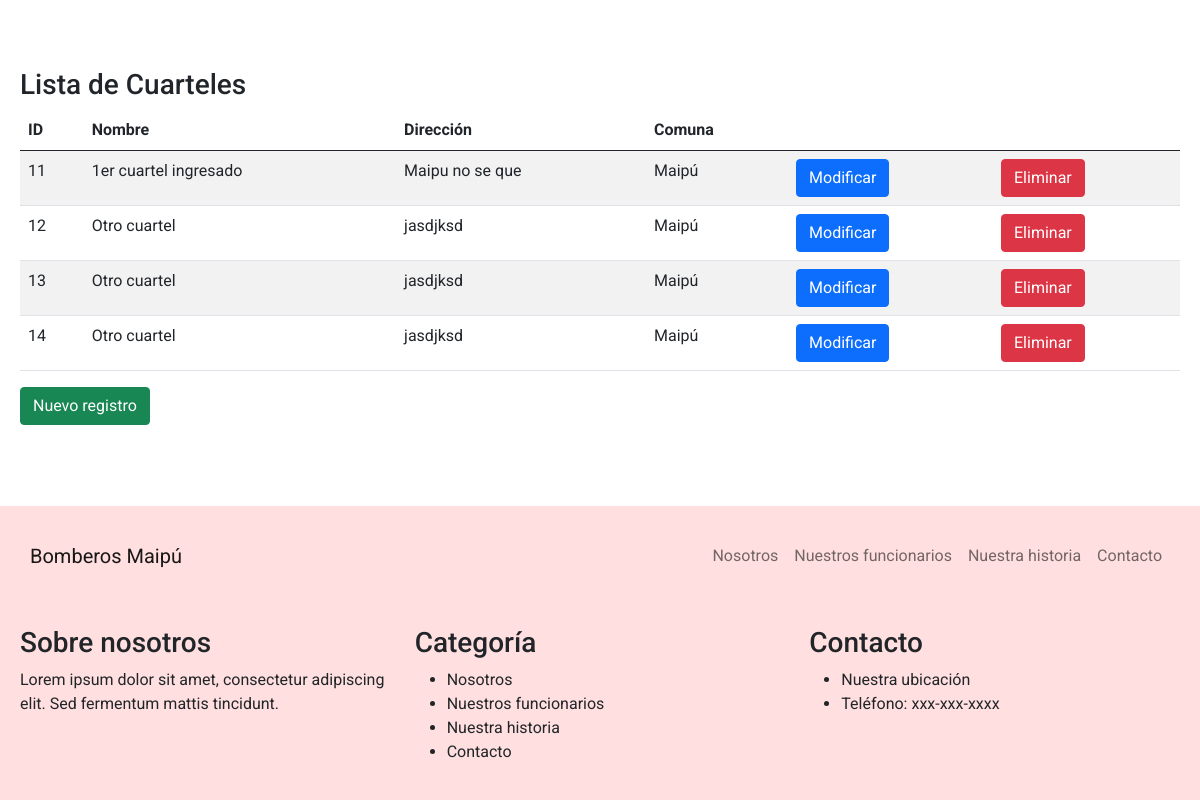
/lista_cuarteles, run on an earlier commit of the app's database.
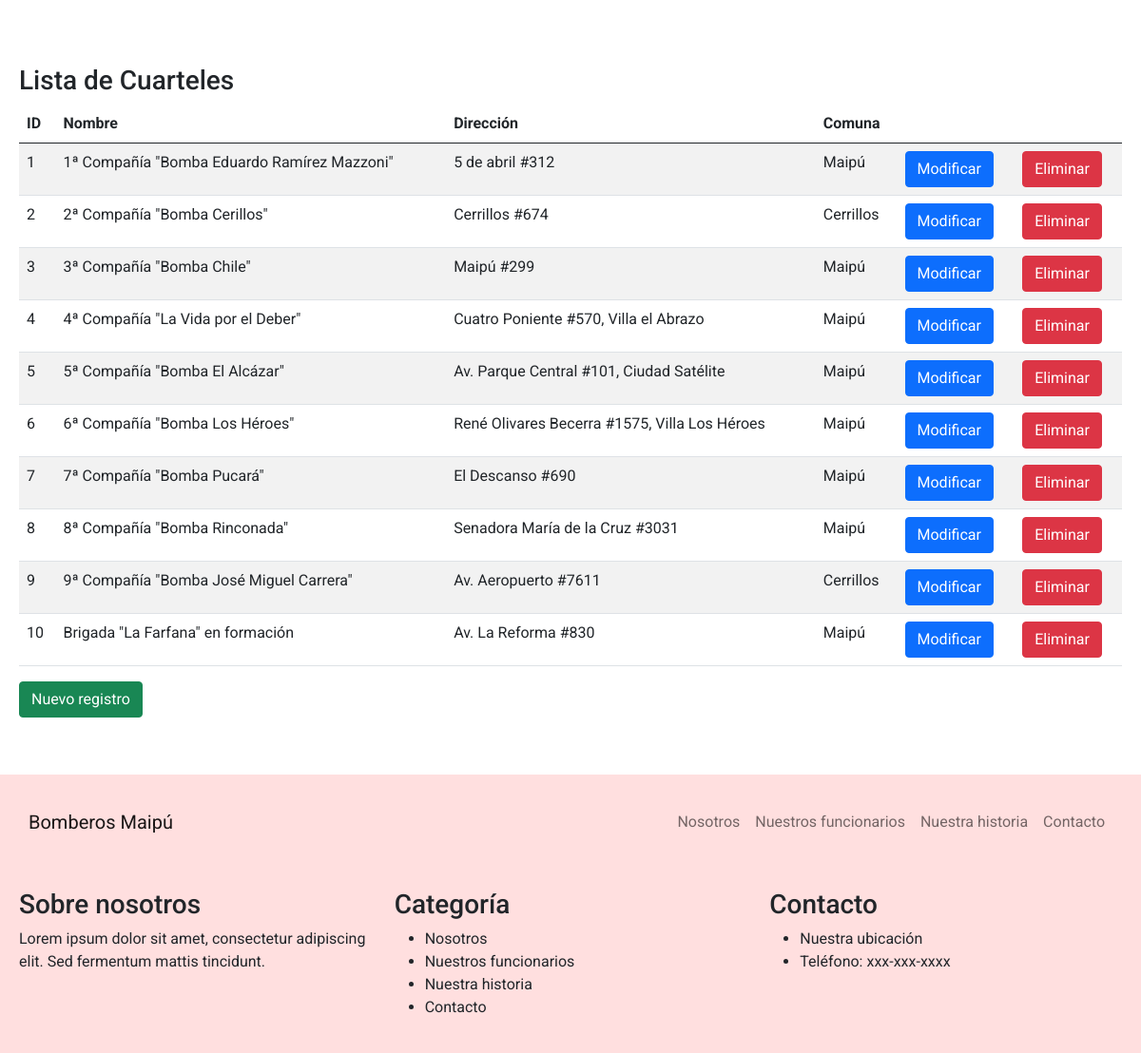
And on a later commit of the database.
### bomberos/models.py (models this page shows, shortened)
class Cuartel(models.Model):
    idCuartel = models.AutoField(primary_key=True, verbose_name='ID')
    nombre = models.CharField(max_length=100, verbose_name='Nombre cuartel')
    direccion = models.CharField(max_length=100, null=True, blank=True, verbose_name='Direccion')
    comuna = models.ForeignKey(Comuna, on_delete=models.CASCADE)

class Comuna(models.Model):
    idComuna = models.AutoField(primary_key=True, verbose_name='Id comuna')
    nombre = models.CharField(max_length=50, verbose_name='Nombre comuna')
    def __str__(self):
        return self.nombre

### bomberos/views.py (the view)
# urls.py: path('lista_cuarteles',lista_cuarteles,name="lista_cuarteles"),
def lista_cuarteles(request):
    cuarteles = Cuartel.objects.all();
    for cuartel in cuarteles:
        cuartel.comuna_nombre = cuartel.comuna.nombre
    return render(request, 'lista_cuarteles.html', {'cuarteles' : cuarteles})

### bomberos/templates/lista_cuarteles.html (shortened to what this page needs)
<!DOCTYPE html>
<html lang="es">
<head>
  <link rel="stylesheet" href="https://cdnjs.cloudflare.com/ajax/libs/bootstrap/5.0.2/css/bootstrap.min.css">
  <link rel="stylesheet" href="../static/css/style.css">
</head>
<body>
  <nav class="navbar navbar-expand-lg navbar-light bg-light">
    <div class="container">
      <a class="navbar-brand" href="#">Bomberos Maipú</a>
      <div class="collapse navbar-collapse" id="navbarNav">
        <ul class="navbar-nav ms-auto">
          <li class="nav-item">
            <a class="nav-link" href="#nosotros">Nosotros</a>
          </li>
          <li class="nav-item">
            <a class="nav-link" href="#funcionarios">Nuestros funcionarios</a>
          </li>
          <li class="nav-item">
            <a class="nav-link" href="#historia">Nuestra historia</a>
          </li>
          <li class="nav-item">
            <a class="nav-link" href="#contacto">Contacto</a>
          </li>
        </ul>
      </div>
    </div>
  </nav>
  <div class="container mt-5">
    <h3>Lista de Cuarteles</h3>
    <table class="table table-striped">
        <thead>
            <tr>
                <th>ID</th>
                <th>Nombre</th>
                <th>Dirección</th>
                <th>Comuna</th>
                <th></th>
                <th></th>
            </tr>
        </thead>
        <tbody>
            {% for cuartel in cuarteles %}
            <tr>
                <td>{{ cuartel.idCuartel }}</td>
                <td>{{ cuartel.nombre }}</td>
                <td>{{ cuartel.direccion }}</td>
                <td>{{ cuartel.comuna }}</td>
                <td><a href="{% url 'form_mod_cuartel' cuartel.idCuartel %}" class="btn btn-primary">Modificar</a></td>
                <td><a href="{% url 'form_del_cuartel' cuartel.idCuartel %}" class="btn btn-danger">Eliminar</a></td>
            </tr>
            {% endfor %}
        </tbody>
    </table>
    <a href="#" class="btn btn-success">Nuevo registro</a>
    <p>&nbsp;</p>
</div>
  <footer class="bg-light">
    <div class="container">
      <div class="row">
        <div class="col-md-4">
          <h3>Sobre nosotros</h3>
          <p>Lorem ipsum dolor sit amet, consectetur adipiscing elit. Sed fermentum mattis tincidunt.</p>
        </div>
        <div class="col-md-4">
          <h3>Categoría</h3>
          <ul>
            <li>Nosotros</li>
            <li>Nuestros funcionarios</li>
            <li>Nuestra historia</li>
            <li>Contacto</li>
          </ul>
        </div>
        <div class="col-md-4">
          <h3>Contacto</h3>
          <ul>
            <li>Nuestra ubicación</li>
            <li>Teléfono: xxx-xxx-xxxx</li>
          </ul>
        </div>
      </div>
    </div>
  </footer>
</body>
</html>

What changed in the data, as far as the page shows it:
removed Cuartel: idCuartel "11", nombre "1er cuartel ingresado", direccion "Maipu no se que", comuna "Maipú"
removed Cuartel: idCuartel "12", nombre "Otro cuartel", direccion "jasdjksd", comuna "Maipú"
removed Cuartel: idCuartel "13", nombre "Otro cuartel", direccion "jasdjksd", comuna "Maipú"
removed Cuartel: idCuartel "14", nombre "Otro cuartel", direccion "jasdjksd", comuna "Maipú"
added Cuartel: idCuartel "1", nombre "1ª Compañía \"Bomba Eduardo Ramírez Mazzoni\"", direccion "5 de abril #312", comuna "Maipú"
added Cuartel: idCuartel "2", nombre "2ª Compañía \"Bomba Cerillos\"", direccion "Cerrillos #674", comuna "Cerrillos"
added Cuartel: idCuartel "3", nombre "3ª Compañía \"Bomba Chile\"", direccion "Maipú #299", comuna "Maipú"
added Cuartel: idCuartel "4", nombre "4ª Compañía \"La Vida por el Deber\"", direccion "Cuatro Poniente #570, Villa el Abrazo", comuna "Maipú"
added Cuartel: idCuartel "5", nombre "5ª Compañía \"Bomba El Alcázar\"", direccion "Av. Parque Central #101, Ciudad Satélite", comuna "Maipú"
added Cuartel: idCuartel "6", nombre "6ª Compañía \"Bomba Los Héroes\"", direccion "René Olivares Becerra #1575, Villa Los Héroes", comuna "Maipú"
added Cuartel: idCuartel "7", nombre "7ª Compañía \"Bomba Pucará\"", direccion "El Descanso #690", comuna "Maipú"
added Cuartel: idCuartel "8", nombre "8ª Compañía \"Bomba Rinconada\"", direccion "Senadora María de la Cruz #3031", comuna "Maipú"
added Cuartel: idCuartel "9", nombre "9ª Compañía \"Bomba José Miguel Carrera\"", direccion "Av. Aeropuerto #7611", comuna "Cerrillos"
added Cuartel: idCuartel "10", nombre "Brigada \"La Farfana\" en formación", direccion "Av. La Reforma #830", comuna "Maipú"
